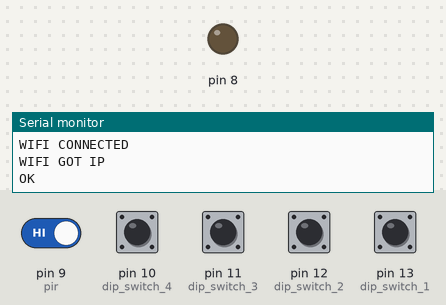
Simulated run of this sketch. Board: Arduino Uno, built with avr-gcc and run on an emulated ATmega328P. Parts: output pins drawn as LEDs (lit = HIGH), the last lines printed to the serial monitor. The test bench sets the inputs (shaded band); at power-on: pin 9 (pir) HIGH, pin 10 (dip_switch_4), pin 11 (dip_switch_3), pin 12 (dip_switch_2), pin 13 (dip_switch_1) LOW. The modem accepts every AT command (registered, SIM ready, sends succeed) and sends nothing else.

Above: at 7.2 s.
7.3 s: pin 9 (pir) driven LOW
At 8.5 s:
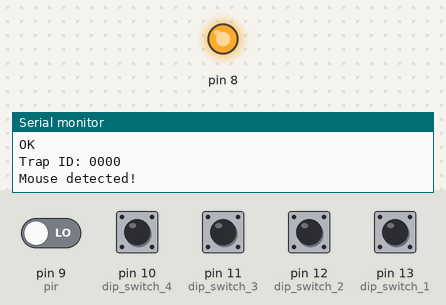
Timing chart, 0 to 10.3 s (numbered marks = the images above; inputs shaded):
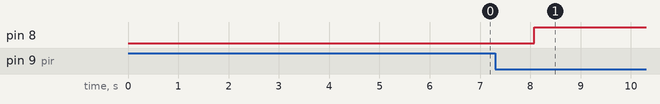

Measured:
- after the input at 7.3 s, pin 8: LOW → HIGH after 0.77 s

The sketch:

project.ino
```cpp
#include <SoftwareSerial.h>

#define DEBUG true

String apiKey = "37WCLDF3K2KBG7FK"; // thingspeak write api key

SoftwareSerial ESP01(2, 3); // software serial set up (RX, TX)

void setup() {
  pinMode(9, INPUT);
  pinMode(8, OUTPUT);

  pinMode(13, INPUT); // dip switch 1
  pinMode(12, INPUT); // dip switch 2
  pinMode(11, INPUT); // dip switch 3
  pinMode(10, INPUT); // dip switch 4

  Serial.begin(9600);
  Serial.println("Starting...");
  ESP01.begin(9600);

  sendData("AT+RST\r\n",1000,DEBUG);
  sendData("AT+CWMODE=1\r\n",1000,DEBUG);
  //sendData("AT+CWJAP=\"hotspot\",\"12345678\"\r\n",4000,DEBUG);
  sendData("AT+CWJAP=\"wyper180910\",\"6664681234\"\r\n",4000,DEBUG);

}

void loop() {
  sendData("AT+CIPMUX=0\r\n",2000,DEBUG);
  Serial.println();

  String dipID = ""; // empty string to store trap ID

  if (digitalRead(13) == HIGH){ // if dip switch 1 is turned on
    dipID += "1"; // set first digit of trap ID to 1
  } else {
    dipID += "0"; // if not set first digit to 0
  }

  if (digitalRead(12) == HIGH){ // if dip switch 2 is turned on
    dipID += "2"; // set second digit of trap ID to 2
  } else {
    dipID += "0"; // if not set second digit to 0
  }

  if (digitalRead(11) == HIGH){ // if dip switch 3 is turned on
    dipID += "3"; // set third digit of trap ID to 3
  } else {
    dipID += "0"; // if not set third digit to 0
  }

  if (digitalRead(10) == HIGH){ // if dip switch 4 is turned on
    dipID += "4"; // set fourth digit of trap ID to 4
  } else {
    dipID += "0"; // if not set fourth digit to 0
  }

  Serial.print("Trap ID: " + dipID);
  Serial.println();

  int sensorValue; // pir sensor value

  if (digitalRead(9) == LOW){ // if pir sensor detects mouse (sensor is inverted, motion = LOW)
    Serial.println("Mouse detected!");
    Serial.println();
    digitalWrite(8, HIGH); // turn on LED
    sensorValue = digitalRead(9); // set sensorValue to 1
    delay(100);
  } else { // if pir doesn't detect mouse
    Serial.println("No mouse detected.");
    Serial.println();
    digitalWrite(8, LOW); // turn off LED
    sensorValue = digitalRead(9); //set sensorValue to 0
    delay(100);
  }

  String pirValue = String(sensorValue);
  delay(100);

    // Make TCP connection
  String cmd = "AT+CIPSTART=\"TCP\",\"";
  cmd += "184.106.153.149"; // Thingspeak.com's IP address
  cmd += "\",80\r\n"; // port number
  sendData(cmd,2000,DEBUG);

    // Prepare GET string
  String getStr = "GET /update?api_key=";
  getStr += apiKey;
  getStr +="&field1=";
  getStr += pirValue; // add value for field 1 (pir value)
  //getStr += "\r\n";

  getStr +="&field2=";
  getStr += dipID; // add value for field 2 (trap id)
  getStr += "\r\n";

    // Send data length & GET string
  ESP01.print("AT+CIPSEND=");
  ESP01.println (getStr.length());
  Serial.print("AT+CIPSEND=");
  Serial.println (getStr.length());
  delay(500);

  if( ESP01.find( ">" ) ){
   Serial.print(">");
   sendData(getStr,2000,DEBUG);
  }

  // Close connection, wait a while before repeating...
  sendData("AT+CIPCLOSE",16000,DEBUG); // thingspeak needs 15 sec delay between updates
}

String sendData(String command, const int timeout, boolean debug)
{
    String response = "";
    ESP01.print(command);
    long int time = millis();

    while( (time+timeout) > millis())
    {
      while(ESP01.available())
      {
        // "Construct" response from ESP01 as follows
         // - this is to be displayed on Serial Monitor.
        char c = ESP01.read(); // read the next character.
        response+=c;
      }
    }

    if(debug)
    {
      Serial.print(response);
    }

    return (response);
}
```
